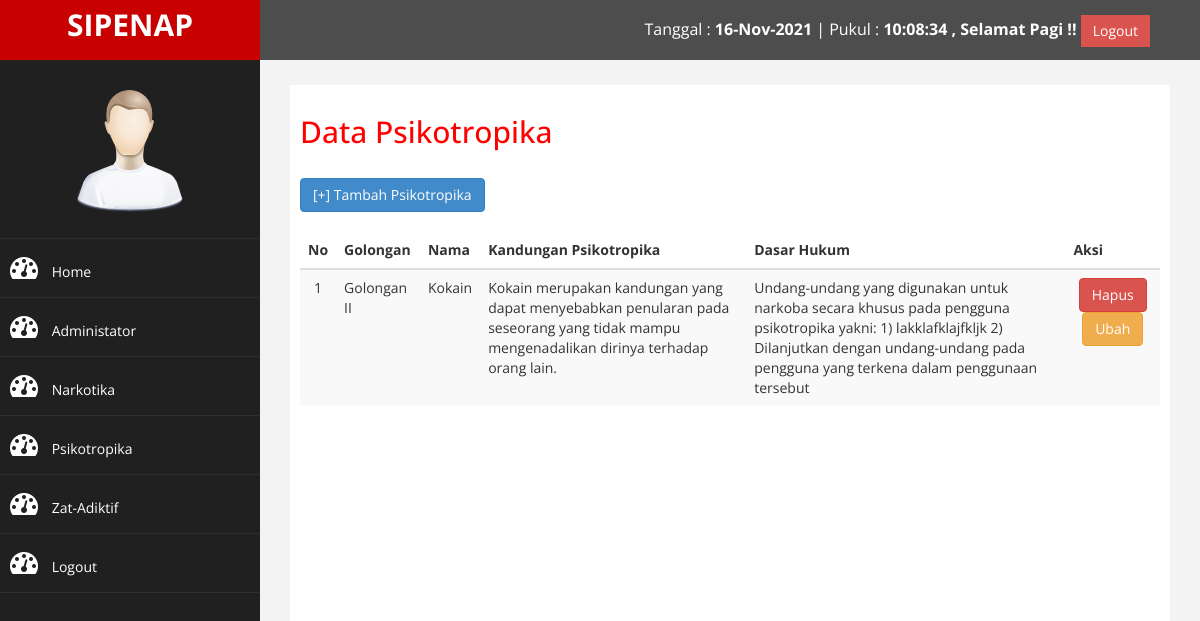
The app's page /admin/index.php?halaman=psikotropika (signed in) with its own data.
### tables this page shows
CREATE TABLE `psikotropika` (
  `id_psikotropika` int(11) NOT NULL,
  `golongan_psikotropika` varchar(20) NOT NULL,
  `nama_psikotropika` varchar(50) NOT NULL,
  `kandungan_psikotropika` text NOT NULL,
  `dasar_hukum_psikotropika` text NOT NULL
);

### admin/psikotropika.php (the view)
<h2>Data Psikotropika</h2><br>
<a href="index.php?halaman=tambah_psikotropika" class="btn btn-primary">[+] Tambah Psikotropika</a>
<br><br>
<table class="table table-striped">
  <thead>
    <tr>
      <th class="text-center">No</th>
      <th>Golongan</th>
      <th>Nama</th>
      <th>Kandungan Psikotropika</th>
      <th>Dasar Hukum</th>
      <th>Aksi</th>
    </tr>
  </thead>
  <tbody>
    <?php $nomor = 1; ?>
    <?php $ambil = $koneksi->query("SELECT * FROM psikotropika"); ?>
    <?php while($pecah = $ambil->fetch_assoc()) { ?>
    <tr>
      <td class="text-center"><?php echo $nomor; ?></td>
      <td><?php echo $pecah["golongan_psikotropika"] ?></td>
      <td><?php echo $pecah["nama_psikotropika"] ?></td>
      <td><?php echo $pecah["kandungan_psikotropika"] ?></td>
      <td><?php echo $pecah["dasar_hukum_psikotropika"] ?></td>
      <td class="text-center">
        <a onclick="return confirm('Yakin akan menghapus data ini?')" href="index.php?halaman=hapus_psikotropika&id=<?php echo $pecah['id_psikotropika']; ?>" class="btn btn-danger">Hapus</a>
        <a href="index.php?halaman=ubah_psikotropika&id=<?php echo $pecah['id_psikotropika']; ?>" class="btn btn-warning">Ubah</a>
      </td>
    </tr>
    <?php $nomor++; ?>
    <?php } ?>
  </tbody>
</table>

### admin/assets/css/custom.css (style rules this page uses)
body { font-family: 'Open Sans', sans-serif; }
.text-center { text-align:center; }
h2 { color: #f00; }

### records on screen
psikotropika: golongan_psikotropika "Golongan II", nama_psikotropika "Kokain", kandungan_psikotropika "Kokain merupakan kandungan yang dapat menyebabkan penularan pada seseorang yang tidak mampu mengenadalikan dirinya terhadap orang lain.", dasar_hukum_psikotropika "Undang-undang yang digunakan untuk narkoba secara khusus pada pengguna psikotropika yakni: 1) lakklafklajfkljk 2) Dilanjutkan dengan undang-undang pada pengguna yang terkena dalam penggunaan tersebut"
